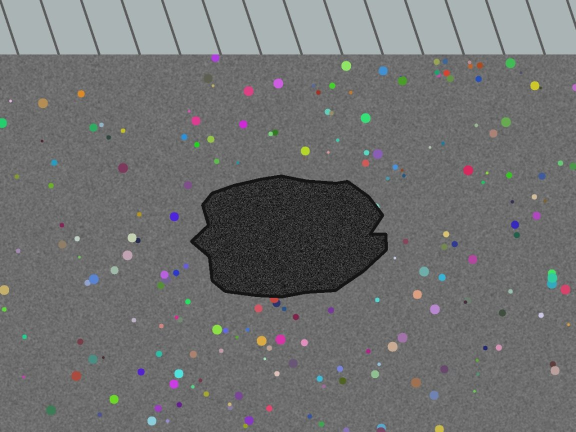
#> input picture samples/synthetic_attack_reused.jpg, 1152 x 864 px (shown at 1/2 size)
$ python screen_score.py ../samples/synthetic_attack_reused.jpg
#> lines starting #> are read from the running program, lines starting #| are printed output that depends on the picture
### nija/images.py
"""Loads a photo once, fixes phone rotation from EXIF, and downsizes it for fast OpenCV work.
Every module gets the same BGR numpy image from here, so they all see identical pixels."""

import cv2
import numpy as np
from PIL import Image, ImageOps

from . import config


def load_bgr(path, max_side=None):
#> called with path = '../samples/synthetic_attack_reused.jpg'
    max_side = max_side or config.MAX_SIDE
    with Image.open(path) as im:
#> im is the input picture: PIL image 1152x864 RGB; mean R, G, B 112.1, 113.2, 113.3
        im = ImageOps.exif_transpose(im).convert("RGB")
        im.thumbnail((max_side, max_side))
        rgb = np.asarray(im)
    return cv2.cvtColor(rgb, cv2.COLOR_RGB2BGR)


def load_pil(path):
    with Image.open(path) as im:
        return ImageOps.exif_transpose(im).convert("RGB")

### nija/gate2.py
"""Gate 2 - real and fresh: pHash catches reused photos (vs the before photo and every photo in data/pairs), EXIF time must move forward,
and a screen-recapture HEURISTIC (FFT moire peaks + colour banding) flags photos of a monitor. Calibrate with `python eval/screen_score.py photo.jpg`."""

import json
from pathlib import Path

import cv2
import imagehash
import numpy as np

from . import config
from .images import load_bgr, load_pil

IMAGE_NAMES = ("before.jpg", "after.jpg")


# [71 lines left out: function check_fresh, not called in this run]


def screen_scores(bgr):
    """HEURISTIC, not a trained detector. Moire: a photographed screen shows sharp periodic peaks in the 2D FFT,
    far above the smooth falloff of a natural photo. Banding: a re-captured or posterised image uses few grey levels."""
    gray = cv2.cvtColor(bgr, cv2.COLOR_BGR2GRAY).astype(np.float32)
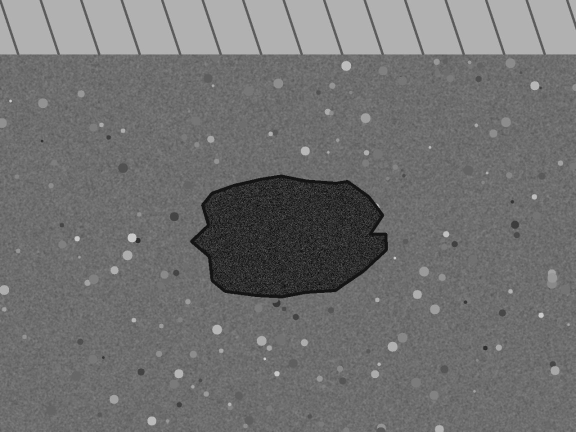
#> gray: shape (864, 1152) float32 (shown at 1/2 size); min 0, max 219, mean 112.9
    n = min(512, *gray.shape)
#> n = 512
    y0, x0 = (gray.shape[0] - n) // 2, (gray.shape[1] - n) // 2
#> y0 = 176; x0 = 320
    crop = gray[y0:y0 + n, x0:x0 + n]  # native resolution, so the pixel grid is not blurred away
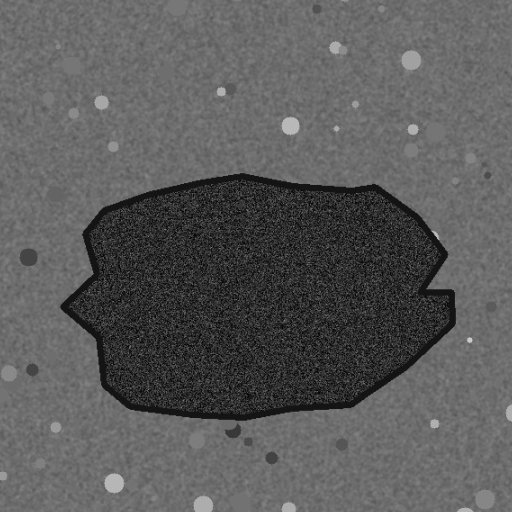
#> crop: shape (512, 512) float32; min 0, max 212, mean 90.9
    crop = (crop - crop.mean()) * np.outer(np.hanning(n), np.hanning(n))
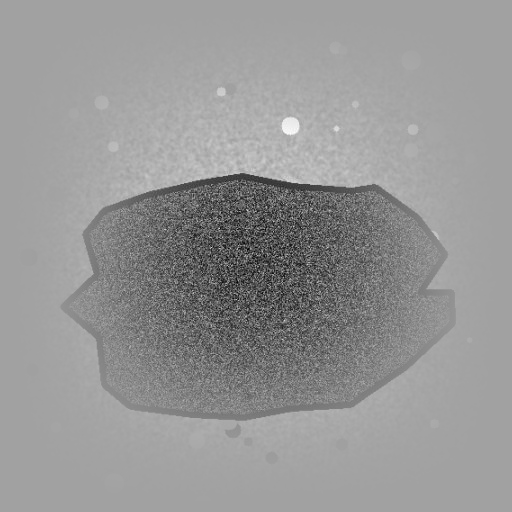
#> crop: shape (512, 512) float64; min -90.52, max 52.44, mean -6.3; drawn with min black and max white
    logmag = np.log1p(np.abs(np.fft.fftshift(np.fft.fft2(crop))))
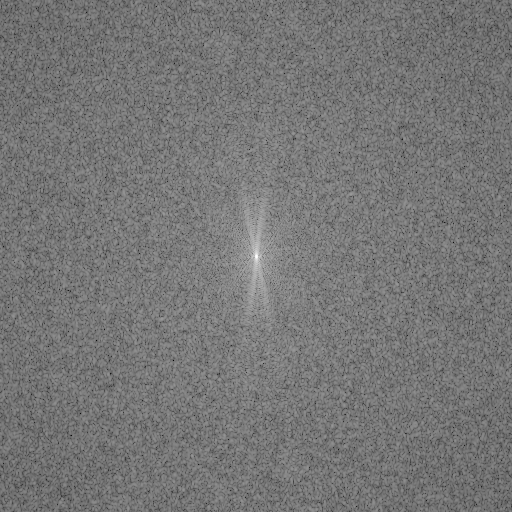
#> logmag: shape (512, 512) float64; min 2.1, max 14.31, mean 7.78; drawn with min black and max white

    yy, xx = np.indices((n, n))
    r = np.hypot(yy - n // 2, xx - n // 2).astype(int)
    radial_mean = np.bincount(r.ravel(), logmag.ravel()) / np.maximum(np.bincount(r.ravel()), 1)
#> radial_mean = 363 values, max 14.31 at index 0, min 5.61 at index 362, mean 7.95
    excess = logmag - radial_mean[r]
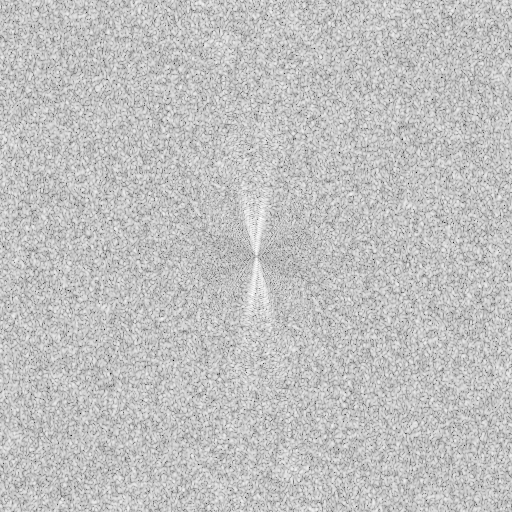
#> excess: shape (512, 512) float64; min -5.87, max 1.87, mean 4.38e-17; drawn with min black and max white
    band = (r > 0.08 * n) & (r < 0.48 * n)  # skip DC / scene layout, and the corners
    peak = float(excess[band].max())
#> peak = 1.79

    g = gray.astype(np.uint8)
    lo, hi = np.percentile(g, [1, 99]).astype(int)
#> lo = 21; hi = 178
    hist = np.bincount(g.ravel(), minlength=256)[lo:hi + 1]
#> hist = 158 values, max 98708 at index 156, min 169 at index 138, mean 6190.1
    banding = float((hist == 0).mean()) if hi > lo else 1.0
#> banding = 0

    suspect = peak >= config.SCREEN_PEAK_MIN or banding >= config.SCREEN_BANDING_MIN
#> suspect = False
    return {"screen_suspect": bool(suspect), "screen_peak": round(peak, 2), "screen_banding": round(banding, 3)}


# [49 lines left out: functions load_known_hashes, _pairs_of, _corner_shift, _aligned_pixel_diff, not called in this run]


def _fmt(ts):
    return ts.isoformat(sep=" ") if ts else None

### eval/screen_score.py
"""Prints Gate 2's screen-recapture scores for any photos, to calibrate SCREEN_PEAK_MIN / SCREEN_BANDING_MIN in nija/config.py.
Usage: python eval/screen_score.py normal_photo.jpg photo_of_monitor.jpg ..."""

import sys
from pathlib import Path

sys.path.insert(0, str(Path(__file__).resolve().parent.parent))

from nija.gate2 import screen_scores  # noqa: E402
from nija.images import load_bgr  # noqa: E402

for p in sys.argv[1:]:
    print(p, screen_scores(load_bgr(p)))
